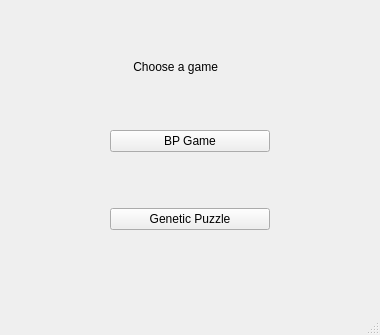
<?xml version="1.0" encoding="UTF-8"?>
<ui version="4.0">
 <class>MainWindow</class>
 <widget class="QMainWindow" name="MainWindow">
  <property name="geometry">
   <rect>
    <x>0</x>
    <y>0</y>
    <width>380</width>
    <height>335</height>
   </rect>
  </property>
  <property name="windowTitle">
   <string>MainWindow</string>
  </property>
  <widget class="QWidget" name="centralwidget">
   <widget class="QWidget" name="verticalLayoutWidget">
    <property name="geometry">
     <rect>
      <x>110</x>
      <y>10</y>
      <width>160</width>
      <height>271</height>
     </rect>
    </property>
    <layout class="QVBoxLayout" name="verticalLayout">
     <item>
      <widget class="QLabel" name="label">
       <property name="sizePolicy">
        <sizepolicy hsizetype="Minimum" vsizetype="Fixed">
         <horstretch>0</horstretch>
         <verstretch>0</verstretch>
        </sizepolicy>
       </property>
       <property name="text">
        <string>       Choose a game</string>
       </property>
      </widget>
     </item>
     <item>
      <widget class="QPushButton" name="BP_Settings">
       <property name="text">
        <string>BP Game</string>
       </property>
      </widget>
     </item>
     <item>
      <widget class="QPushButton" name="GP_Settings">
       <property name="text">
        <string>Genetic Puzzle</string>
       </property>
      </widget>
     </item>
    </layout>
   </widget>
  </widget>
  <widget class="QMenuBar" name="menubar">
   <property name="geometry">
    <rect>
     <x>0</x>
     <y>0</y>
     <width>380</width>
     <height>22</height>
    </rect>
   </property>
  </widget>
  <widget class="QStatusBar" name="statusbar"/>
 </widget>
 <resources/>
 <connections/>
</ui>
